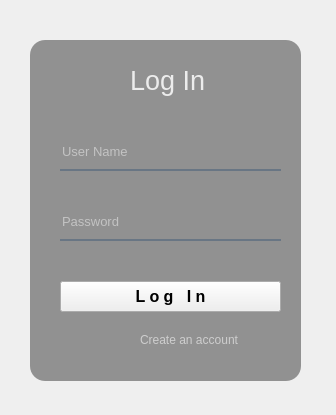
<?xml version="1.0" encoding="UTF-8"?>
<ui version="4.0">
 <class>Form</class>
 <widget class="QWidget" name="Form">
  <property name="geometry">
   <rect>
    <x>0</x>
    <y>0</y>
    <width>336</width>
    <height>415</height>
   </rect>
  </property>
  <property name="windowTitle">
   <string>Form</string>
  </property>
  <widget class="QWidget" name="widget" native="true">
   <property name="geometry">
    <rect>
     <x>20</x>
     <y>20</y>
     <width>301</width>
     <height>371</height>
    </rect>
   </property>
   <widget class="QLabel" name="label">
    <property name="geometry">
     <rect>
      <x>0</x>
      <y>10</y>
      <width>291</width>
      <height>361</height>
     </rect>
    </property>
    <property name="styleSheet">
     <string notr="true">border-image: url(:/images/background.png);
border-radius:20px;</string>
    </property>
    <property name="text">
     <string/>
    </property>
   </widget>
   <widget class="QLabel" name="label_2">
    <property name="geometry">
     <rect>
      <x>10</x>
      <y>20</y>
      <width>271</width>
      <height>341</height>
     </rect>
    </property>
    <property name="font">
     <font>
      <pointsize>20</pointsize>
     </font>
    </property>
    <property name="styleSheet">
     <string notr="true">background-color:rgba(0,0,0,100);
border-radius:15px;</string>
    </property>
    <property name="text">
     <string/>
    </property>
   </widget>
   <widget class="QLabel" name="label_3">
    <property name="geometry">
     <rect>
      <x>110</x>
      <y>40</y>
      <width>81</width>
      <height>41</height>
     </rect>
    </property>
    <property name="font">
     <font>
      <pointsize>20</pointsize>
     </font>
    </property>
    <property name="styleSheet">
     <string notr="true">color:rgba(255,255,255,210)</string>
    </property>
    <property name="text">
     <string>Log In</string>
    </property>
   </widget>
   <widget class="QLineEdit" name="lineEdit">
    <property name="geometry">
     <rect>
      <x>40</x>
      <y>120</y>
      <width>221</width>
      <height>31</height>
     </rect>
    </property>
    <property name="font">
     <font>
      <pointsize>10</pointsize>
     </font>
    </property>
    <property name="styleSheet">
     <string notr="true">background-color:rgba(0,0,0,0);
border:none;
border-bottom:2px solid rgba(105,118,132,255);
color:rgba(255,255,255,230);
padding-bottom:7px;</string>
    </property>
    <property name="placeholderText">
     <string>User Name</string>
    </property>
   </widget>
   <widget class="QLineEdit" name="lineEdit_2">
    <property name="geometry">
     <rect>
      <x>40</x>
      <y>190</y>
      <width>221</width>
      <height>31</height>
     </rect>
    </property>
    <property name="font">
     <font>
      <pointsize>10</pointsize>
     </font>
    </property>
    <property name="styleSheet">
     <string notr="true">background-color:rgba(0,0,0,0);
border:none;
border-bottom:2px solid rgba(105,118,132,255);
color:rgba(255,255,255,230);
padding-bottom:7px;</string>
    </property>
    <property name="placeholderText">
     <string>Password</string>
    </property>
   </widget>
   <widget class="QPushButton" name="pushButton">
    <property name="geometry">
     <rect>
      <x>40</x>
      <y>261</y>
      <width>221</width>
      <height>31</height>
     </rect>
    </property>
    <property name="font">
     <font>
      <pointsize>12</pointsize>
      <weight>75</weight>
      <bold>true</bold>
     </font>
    </property>
    <property name="styleSheet">
     <string notr="true">QpushButtons #pushButtons{

color:rgba(255,255,255,210);
border-radius:5px;

}

QpushButtons #pushButtons :hover{

color:rgba(255,255,255,210);
border-radius:5px;

}

QpushButtons #pushButtons :pressed{
padding-left:5px;
padding-top:5px;
background-color:rgba(105,118,132,200); 

}</string>
    </property>
    <property name="text">
     <string>L o g   I n</string>
    </property>
   </widget>
   <widget class="QLabel" name="label_4">
    <property name="geometry">
     <rect>
      <x>120</x>
      <y>310</y>
      <width>111</width>
      <height>20</height>
     </rect>
    </property>
    <property name="styleSheet">
     <string notr="true">color: rgba(255,255,255,140)</string>
    </property>
    <property name="text">
     <string>Create an account</string>
    </property>
   </widget>
  </widget>
 </widget>
 <resources>
  <include location="../Downloads/res.qrc"/>
 </resources>
 <connections/>
</ui>
